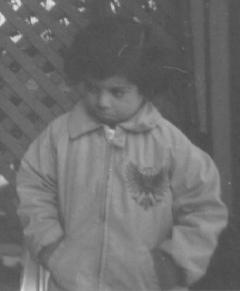
//> input picture Lab3 - Image Filtering in Frequency Domain/Samples/pout.jpg, 240 x 291 px
$ ./1-Fourier_Transform_Magnitude_   (built with g++ and OpenCV 4)
//> lines starting //> are read from the running program, lines starting //| are printed output that depends on the picture
#include "opencv2/core/core.hpp"
#include "opencv2/imgproc/imgproc.hpp"
#include "opencv2/highgui/highgui.hpp"

#include <stdio.h>

using namespace cv;
using namespace std;


int main(int argc, const char ** argv)
{

	Mat img = imread("C:/Users/Yomna/Desktop/Computer Vision - Dr. Mahmoud Khalil/pout.jpg",CV_LOAD_IMAGE_GRAYSCALE);
//> img is the input picture: 291 rows x 240 cols, CV_8UC1; min 72, max 229, mean 110.3
    if( img.empty() )
    {
        printf("Cannot read image file");
        return -1;
    }
    int M = getOptimalDFTSize( img.rows );
//> M = 300
    int N = getOptimalDFTSize( img.cols );
//> N = 240
    Mat padded;
    copyMakeBorder(img, padded, 0, M - img.rows, 0, N - img.cols, BORDER_CONSTANT, Scalar::all(0));
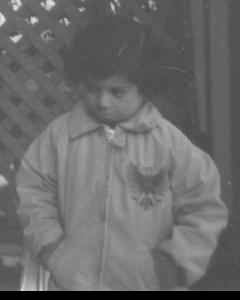
//> padded: 300 rows x 240 cols, CV_8UC1; min 0, max 229, mean 107
    Mat planes[] = {Mat_<float>(padded), Mat::zeros(padded.size(), CV_32F)};
//> planes[1]: 300 rows x 240 cols, CV_32FC1; every value is 0
    Mat complexImg;
    merge(planes, 2, complexImg);
	Mat complexout;
    dft(complexImg, complexout);

    // compute log(1 + sqrt(Re(DFT(img))**2 + Im(DFT(img))**2))
    split(complexout, planes);
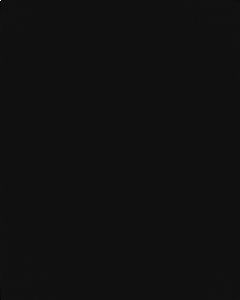
//> planes[0]: 300 rows x 240 cols, CV_32FC1; min -549082.6, max 7704441, mean 108; drawn with min black and max white
    magnitude(planes[0], planes[1], planes[0]);
    Mat mag = planes[0];
    mag += Scalar::all(1);
    log(mag, mag);

    // crop the spectrum, if it has an odd number of rows or columns
    mag = mag(Rect(0, 0, mag.cols & -2, mag.rows & -2));

    int cx = mag.cols/2;
//> cx = 120
    int cy = mag.rows/2;
//> cy = 150

    // rearrange the quadrants of Fourier image
    // so that the origin is at the image center
    Mat tmp;
    Mat q0(mag, Rect(0, 0, cx, cy));
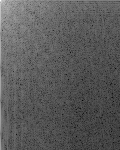
//> q0: 150 rows x 120 cols, CV_32FC1; min 0.583, max 15.86, mean 6.02; drawn with min black and max white
    Mat q1(mag, Rect(cx, 0, cx, cy));
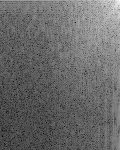
//> q1: 150 rows x 120 cols, CV_32FC1; min 1.36, max 12.65, mean 6.05; drawn with min black and max white
    Mat q2(mag, Rect(0, cy, cx, cy));
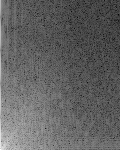
//> q2: 150 rows x 120 cols, CV_32FC1; min 1.36, max 13.55, mean 6.07; drawn with min black and max white
    Mat q3(mag, Rect(cx, cy, cx, cy));
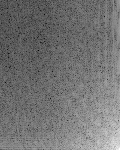
//> q3: 150 rows x 120 cols, CV_32FC1; min 0.583, max 12.39, mean 5.95; drawn with min black and max white

    q0.copyTo(tmp);
    q3.copyTo(q0);
    tmp.copyTo(q3);

    q1.copyTo(tmp);
    q2.copyTo(q1);
    tmp.copyTo(q2);
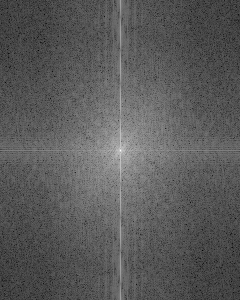
//> mag: 300 rows x 240 cols, CV_32FC1; min 0.583, max 15.86, mean 6.02; drawn with min black and max white

    normalize(mag, mag, 0, 1, CV_MINMAX);

    imshow("spectrum magnitude", mag);
    waitKey();
    return 0;
}
